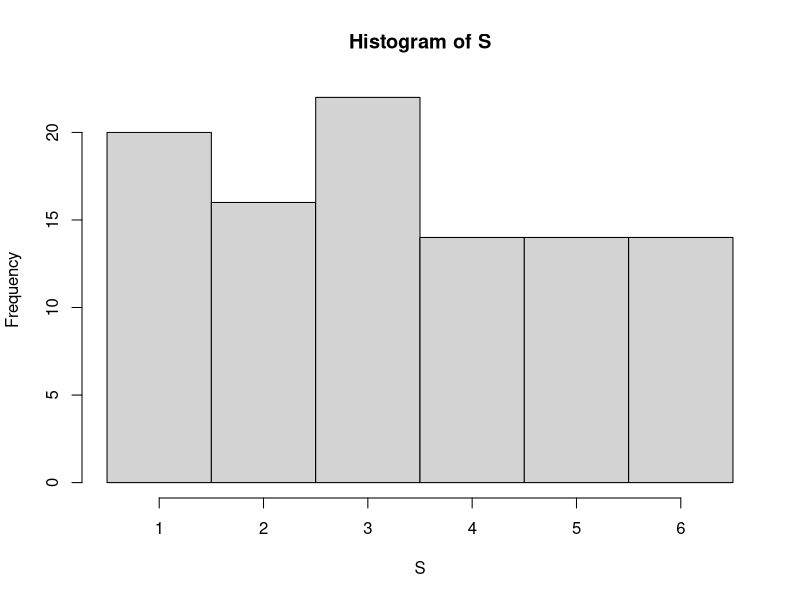
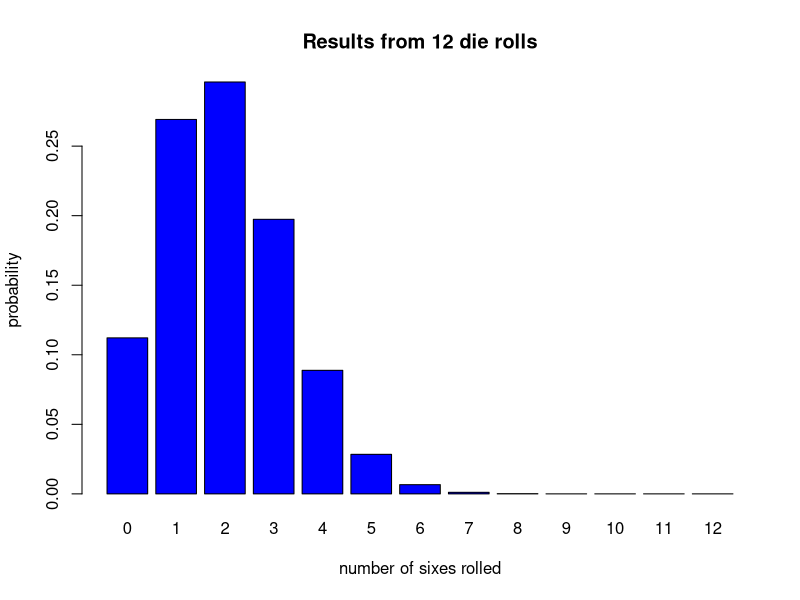
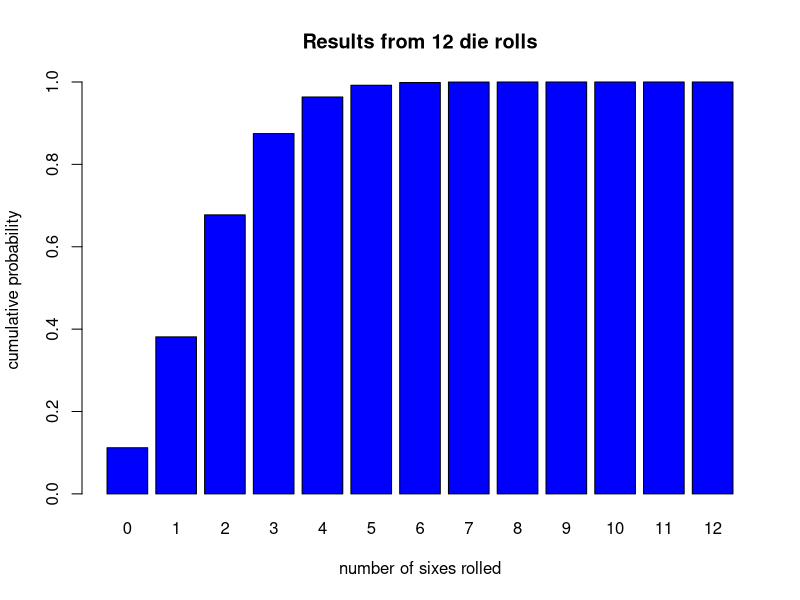
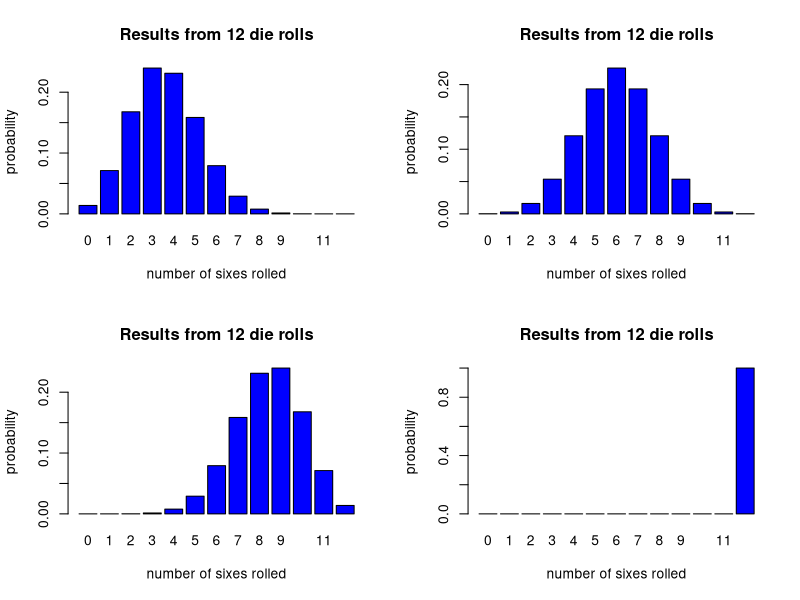
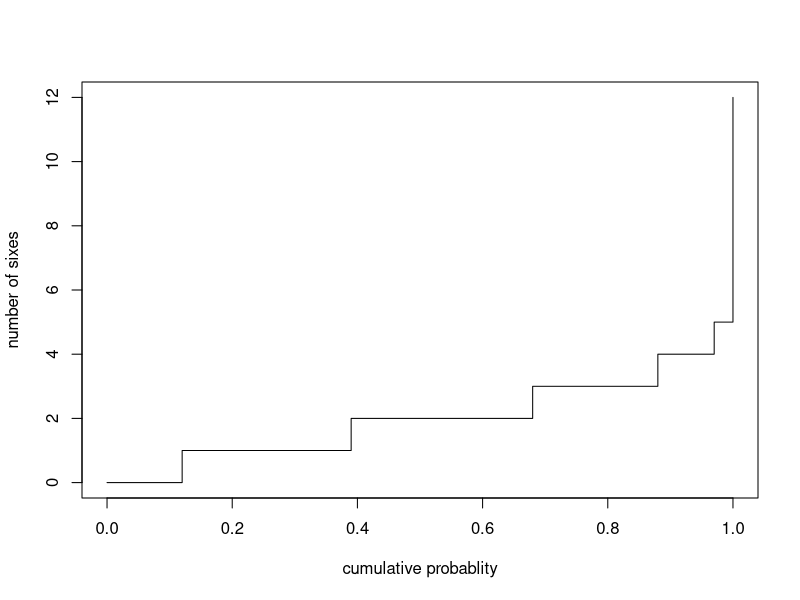
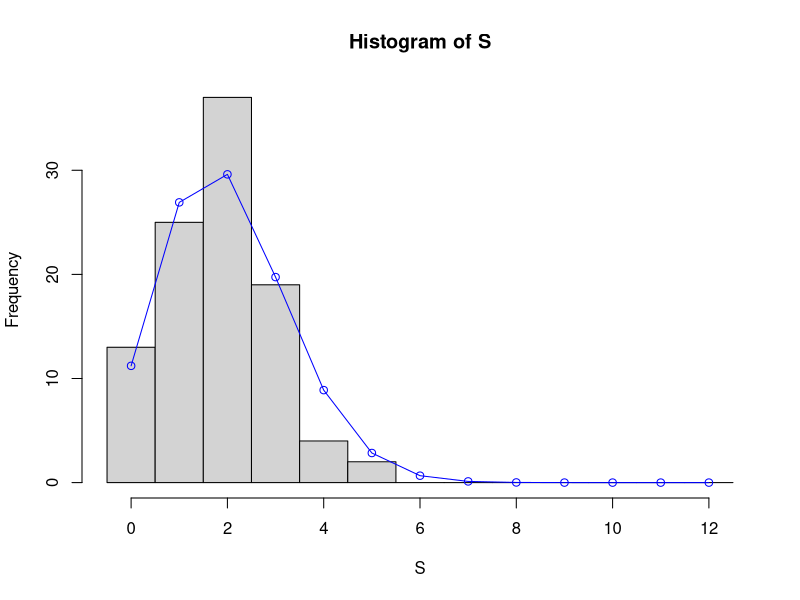
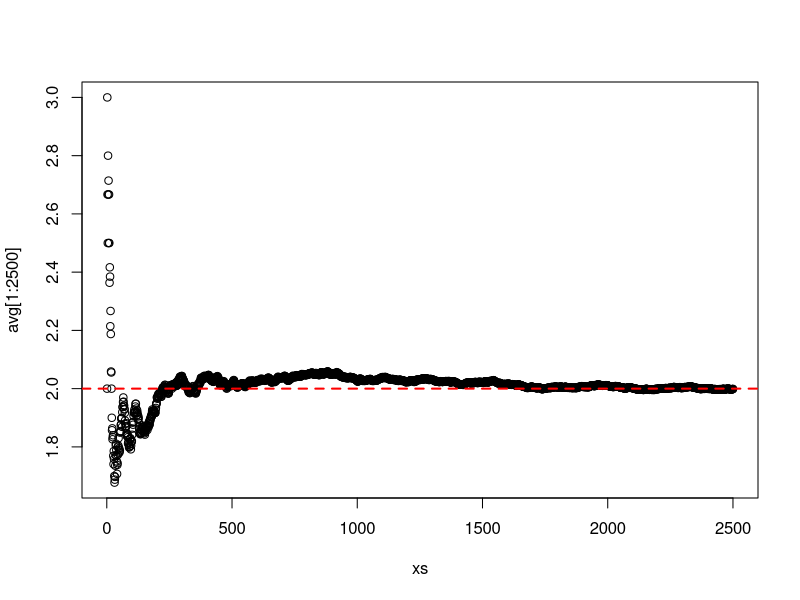
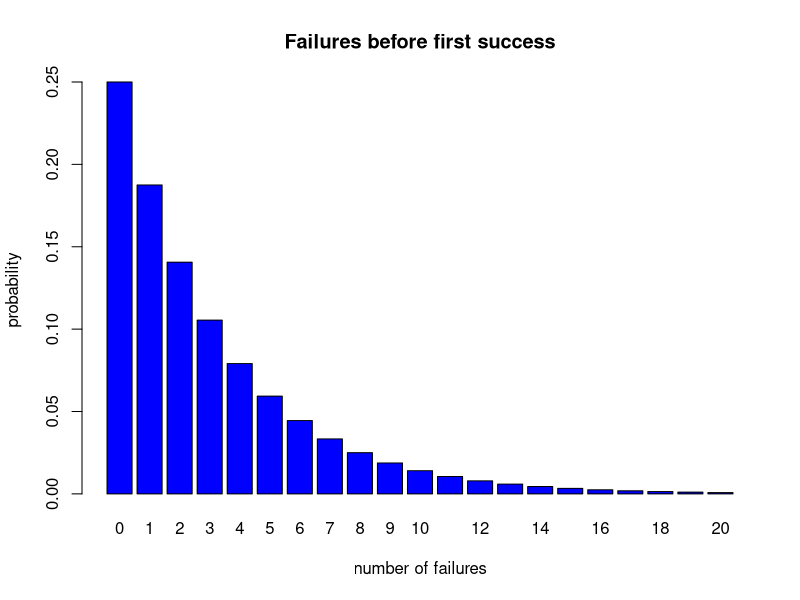

Write the R code that produced these figures, in order.
# Probability distributions

## The discrete uniform distribution

### Rolling a die
D <- seq(1,6, by=1) # = seq(1,6) = 1:6 = c(1,2,3,4,5,6)

### Computing theoretical probabilities
#### Probability <= 4
length(D[D<=4])/length(D)

#### Probability == 3
length(D[D==3])/length(D)

#### Probability > 2
length(D[D>2])/length(D)

#### Probability <2 or >5
length(D[D<2 | D>5])/length(D)

#### Probability =2 and = 3
length(D[D==2 & D==3])/length(D)

### Computing theoretical moments

### Simulating outcomes
set.seed(77)
S <- sample(D, size=100, replace=TRUE)
S
table(S)
hist(S, breaks=(0.5:6.5))


### Computing empirical probabilities
#### Probability <= 4
length(S[S<=4])/length(S)

#### Probability == 3
length(S[S==3])/length(S)

#### Probability > 2
length(S[S>2])/length(S)

#### Probability <2 or >5
length(S[S<2 | S>5])/length(S)

#### Probability =2 and = 3
length(S[S==2 & S==3])/length(S)

### Computing empirical moments
mean(S)

median(S)

var(S)

sd(S)

skew <- sum((S - mean(S))^3)/length(S)
skew

coef_skew <- skew/(sd(S)^3)
coef_skew

## The binomial distribution

### X = "the number of sixes obtained when a fair die is thrown twelve times"
n <- 12
p <- 1/6

### Computing theoretical probabilities

#### P(X=4)
x <- 4
dbinom(x, n, p)

#### P(X=4 or X = 6)
sum(dbinom(c(4,6), n, p))

#### P(X <= 4)
sum(dbinom(0:4, n, p))
pbinom(4,n,p)

#### P(X < 4) = P(X <= 3)
pbinom(3,n,p)

#### P(X > 2)
sum(dbinom(3:12, n, p))
1 - pbinom(2, n, p)
pbinom(2, n, p, lower.tail=FALSE)

#### P(X >= 9) = 1 - P(X < 9) = 1 - P(X <= 8)
1 - pbinom(8, n, p)
pbinom(8, n, p, lower.tail = FALSE)

### Visualizing the distribution
#### varying x, constant p
xs <- 0:12
barplot(dbinom(xs,n,p),
        names=xs,
        xlab="number of sixes rolled",
        ylab="probability",
        main="Results from 12 die rolls",
        col="blue")

barplot(pbinom(xs,n,p),
        names=xs,
        xlab="number of sixes rolled",
        ylab="cumulative probability",
        main="Results from 12 die rolls",
        col="blue")

#### Varying x, varying p
par(mfrow=c(2,2))  #top left, top right, bot left, bot right

p <- 0.3
barplot(dbinom(xs,n,p),
        names=xs,
        xlab="number of sixes rolled",
        ylab="probability",
        main="Results from 12 die rolls",
        col="blue")

p <- 0.5
barplot(dbinom(xs,n,p),
        names=xs,
        xlab="number of sixes rolled",
        ylab="probability",
        main="Results from 12 die rolls",
        col="blue")

p <- 0.7
barplot(dbinom(xs,n,p),
        names=xs,
        xlab="number of sixes rolled",
        ylab="probability",
        main="Results from 12 die rolls",
        col="blue")

p <- 1
barplot(dbinom(xs,n,p),
        names=xs,
        xlab="number of sixes rolled",
        ylab="probability",
        main="Results from 12 die rolls",
        col="blue")
par(mfrow=c(1,1))

### Computing theoretical moments
#### Computing the mean
n <- 12
p <- 1/6
xs <- 0:12
sum(xs * dbinom(xs, n, p))

### Computing quantiles
n <- 12
p <- 1/6

#### P(X <= 4)
pbinom(4, n, p)
#### Find x such that P(X <= x) = 0.96365
qbinom(0.9636499, n, p)

#### Find x such that P(X <= x) = 0.9
qbinom(0.899, n, p)
#### check
c(pbinom(3, n, p), pbinom(4, n, p))

#### Find x such that P(X > x) = 0.6
qbinom(1-0.599, n, p)
qbinom(0.599, n, p, lower.tail = FALSE)
#### check
c(pbinom(1, n, p), pbinom(2, n, p))

#### Computing the median i.e. find x : P(X <= x) = 0.5
qbinom(0.499, n, p)
c(pbinom(1, n, p), pbinom(2, n, p))

#### Find the interquartile range i.e. difference between upper and lower quartile)
qbinom(0.7499, n, p) - qbinom(0.2499, n, p)

### Quantile step graph
probs <- seq(0, 1, by=0.01)
probs
plot(probs,
     qbinom(probs, n, p),
     type="s",
     xlab="cumulative probablity",
     ylab="number of sixes")

### Simulating outcomes
n <- 12
p <- 1/6

set.seed(31)
trials <- 100 # sample size sampN?
S <- rbinom(trials, n, p)
S
table(S)
hist(S, breaks=(-0.5:12.5))
xs <- 0:12
lines(xs, trials * dbinom(xs, n, p), type="o", col="blue")

### Computing empirical probabilities
#### P(X = x)
table(S) / length(S)
#### check
round(dbinom(0:12, n, p), 2)

#### P(X <= 2)
c(length(S[S<=2]) / length(S), pbinom(2, n, p))

#### P(X > 4)
c(length(S[S>4]) / length(S), 1-pbinom(4, n, p))

### Computing empirical moments

#### The mean
c(mean(S), n * p)

#### The median
c(median(S), qbinom(0.499, n, p))

#### The interquartile range
c(quantile(S, 0.75)-quantile(S, 0.25), qbinom(0.7499, n, p)-qbinom(0.2499, n, p))

#### The variance
c(var(S), n * p * (1 - p))

#### The coefficient of skewness (+ve skewed as tail is in +ve direction)
skew <- sum((S - mean(S))^3) / length(S) # third central moment
c(skew / sd(S)^3, (1 - 2 * p) / sqrt( n * p * (1 - p)))

### Long-term trend of the mean
n <- 12
p <- 1/6

set.seed(31)
S <- rbinom(2500, n, p)
table(S)

avg <- rep(0, 2500)
for (k in 1:2500) {
  avg[k] <- mean(S[1:k])
}

xs <- 1:2500
plot(xs, avg[1:2500])
abline(h = 2, col="red", lty = 2, lwd = 2)

## The geometric distribution

# X = "the total number of phone calls made to obtain the first sale"
# X ~ Geo1(p) where p is the probability that a phone call leads to a sale.
p <- 0.25
x <- 3

# P(X = 3)
(1 - p)^(x - 1) * p

# Y = the number of phone calls before the first sale
# Y ~ Geo2(p)
# Y = X - 1
y <- x - 1

# P(X = 3) = P(X = 2 + 1) = P(X - 1 = 2) = P(Y = 2)
(1 - p)^y * p
dgeom(y, p)

### Visualization
ys <- 0:20
p <- 0.25

barplot(dgeom(ys, p),
        names=ys,
        xlab="number of failures",
        ylab="probability",
        main="Failures before first success",
        col="blue")

barplot(dgeom(ys+1, p),
        names=ys+1,
        xlab="number of trials i.e. phone calls",
        ylab="probability",
        main="Trials until first success",
        col="blue")

#### Varying x, varying p
par(mfrow=c(2,2))  #top left, top right, bot left, bot right

for (k in c(0.2, 0.4, 0.6, 0.8)) {
  barplot(dgeom(ys, p=k),
          names=ys,
          xlab="number of failures",
          ylab="probability",
          main=k,
          col="blue")
}

par(mfrow=c(1,1))

plot(ys, pgeom(ys, p=0.25), type="s")

### Computing theoretical probabilities
p <- 0.25

# P(1 <= X <= 3) = P(0 <= Y <= 2)
pgeom(2,p)

# P(Y > 4)
1 - pgeom(4,p)

### Computing theoretical moments
p <- 0.25

# E(Y)
ys <- 0:100
c(sum(ys * dgeom(ys,p)), (1 - p)/p)

### Computing quantiles
p <- 0.25

#Find y such that P(Y <= y) = 0.7
qgeom(0.699, p)
#check
c(pgeom(3,p), pgeom(4,p))

#Find the median
c(pgeom(1,p), pgeom(qgeom(0.499, p), p), pgeom(2,p))

### Simulations
p <- 0.25

set.seed(43)
S <- rgeom(500, p)
S
table(S)
hist(S, breaks = (-0.5:21.5))
ys <- 0:21
lines(ys, 500*dgeom(ys,p), type="o", col="blue")

### Computing empirical probabilities
p <- 0.25

#P(Y=y)
table(S)/length(S)
round(dgeom(0:21, p), 3)

#P(Y <= 2)
c(length(S[S<=2])/length(S), pgeom(2,p))

#P(Y > 4)
c(length(S[S>4])/length(S), 1-pgeom(4,p))

### Computing empirical moments
p <- 0.25

#The mean
c(mean(S), (1 - p)/p)

#The upper quartile
c(quantile(S, 0.75), qgeom(0.7499, p))

### The long-term trend of the mean
p <- 0.25

avg <- rep(0, 500)

xs <- 1:500

for (k in xs) {
  avg[k] <- mean(S[1:k])
}


plot(xs, avg)
abline(h=(1 - p)/p, col="red", lty=2, lwd=2)

## The negative binomial distribution
# X = "the total number of phone calls made to obtain the first sale"
# X ~ Geo1(p) where p is the probability that a phone call leads to 1 sale.
# X = "the total number of phone calls made to obtain the k sale"
# X ~ NBin1(k, p) 
# Geo1(p) = NBin1(1, p)
p <- 0.25
k <- 3

# Y = the number of failures made to obtain the k sales
# Y ~ NBin2(k, p)
# Y = X - k


#P(X = 5) = P(X = 2 + 3) = P(X - 3 = 2) = P(Y = 2)
x <- 5
y <- x - k
dnbinom(y, k, p)

### Visualization
ys <- 0:32
k <- 3
p <- 0.25

barplot(dnbinom(ys, k, p),
        names=ys,
        xlab="number of failures",
        ylab="probability",
        main="Failures before third success",
        col="blue")

#### Varying y, varying p
par(mfrow=c(2,2))  #top left, top right, bot left, bot right

for (j in c(0.2, 0.4, 0.6, 0.8)) {
  barplot(dnbinom(ys, k, p=j),
          names=ys,
          xlab="number of failures",
          ylab="probability",
          main=j,
          col="blue")
}

par(mfrow=c(1,1))

#Step graph
plot(ys, pnbinom(ys, k, p), type="s")

### Computing theoretical probabilities
k <- 3
p <- 0.25

# P(3 <= X <= 5) = P(0 <= Y <= 2)
pnbinom(2, k, p)

# P(Y > 5)
1 - pnbinom(5, k, p)

### Computing theoretical quantiles
#Find y: P(Y <= y) = 0.6 == least y : P(Y <= y) >= 0.6 (for nbinom is discrete)
qnbinom(0.599, k, p)
#check
c(pnbinom(8, k, p), pnbinom(qnbinom(0.599, k, p), k, p), pnbinom(9, k, p))

#Find x: P(X > x) = 0.1
#== x: P(X <=x) = 1 - 0.1
#== least x : P(X <= x) >= 1 - 0.1 (for nbinom is discrete)
qnbinom(1 - 0.1, k, p)
#check
c(pnbinom(16, k, p), pnbinom(qnbinom(1 - 0.1, k, p), k, p), pnbinom(17, k, p))

### Running simulations
k <- 3
p <- 0.25

set.seed(53)
S <- rnbinom(1000, k, p)
table(S)
hist(S, breaks = (-0.5:39.5))

ys <- 0:40
lines(ys, 1000*dnbinom(ys, k, p), type="o", col="blue")

### Computing empirical probabilities

#P(Y <= 2)
c(length(S[S<=2])/length(S), pnbinom(2, k,p))

#P(Y > 5)
c(length(S[S>5])/length(S), 1-pnbinom(5, k,p))

### Computing empirical quantiles
#x: P(X<=x) = 0.6
c(quantile(S, 0.6), qnbinom(0.599, k, p))

#x: P(X > x) = 0.1
c(quantile(S, 1-0.1), qnbinom(1-0.1, k, p))

### Computing empirical moments
c(mean(S), k * (1 - p)/p)

### (Sum j : 1 < j < k: Geo2(p)) = NBin(k, p)
set.seed(53)
SG <- rep(0, 1000)
for (j in 1:1000) {
  SG[j] <- sum(rgeom(k, p))
}
table(SG)
hist(SG, breaks = -0.5:56.5)

ys <- 0:60
lines(ys, 1000*dnbinom(ys, k, p), type="l", col="blue")

## The hypergeometric distribution

#A box contains k milk chocolates and N - k plain chocolates.
#n chocolates are eaten.
#Let X be the number of milk chocolates eaten.
# X ~ Hyp(x, k, N - k, n)


k <- 12
N <- 20
n <- 2

#P(X = 1)
x <- 1
dhyper(x, k, N - k, n)

### Visualizing the distribution
k <- 12
N <- 20
n <- 6

xs <- 0:6
barplot(dhyper(xs, k, N - k, n),
        names=xs,
        xlab="number of milk chocolates eaten",
        ylab="probability",
        main="Milk chocolates eaten",
        col="blue")

par(mfrow=c(2,2))  #top left, top right, bot left, bot right

for (j in c(4, 8, 12, 16)) {
  barplot(dhyper(xs, j, N - j, n),
          names=xs,
          xlab="number of milk chocolates",
          ylab="probability",
          main=j,
          col="blue")
}

par(mfrow=c(1,1))

#Step graph
plot(xs, phyper(xs, k, N - k, n), type="s")

### Computing theoretical probabilities
k <- 12
N <- 20
n <- 6

#P(X <= 2)
phyper(2, k, N - k, n)

#P(X > 4)
1 - phyper(4, k, N - k, n)

### Computing theoretical quantiles
# Find x : P(X <= x) = 0.8 == x : P(X <= x) >= 0.8
x <- qhyper(0.799, k, N - k, n)
x
#check
c(phyper(x - 1, k, N - k, n), 0.8, phyper(x, k, N - k, n))

### Running simulations
set.seed(63)
S <- rhyper(1000, k, N - k, n)
table(S)
hist(S, breaks=(0.5:6.5), ylim=c(0,350))
xs <- 0:6
lines(xs, 1000*dhyper(xs, k, N - k, n), type="o", col="blue")

### Computing empirical probabilities

#P(X = x)
table(S) / length(S)
round(dhyper(xs, k, N - k, n),  3)

#P(X <= 2)
c(length(S[S <= 2])/length(S), phyper(2, k, N - k, n))

#P(X > 4)
c(length(S[S > 4])/length(S), 1 - phyper(4, k, N - k, n))

### Computing empirical quantiles
# Find x : P(X <= x) = 0.8 == x : P(X <= x) >= 0.8
c(quantile(S, 0.8), qhyper(0.799, k, N - k, n))

### Computing empirical moments
c(mean(S), n * k/N)

### Hyp(k, N - k, n) ~ Bin(n, k/N) for large N
k <- 12
N <- 20

p <- k/N

xs <- 0:6
plot(xs, dbinom(xs, n, p),
     xlab="no. of successes",
     ylab="probability",
     type = "o",
     ylim=c(0,0.4))

lines(xs, dhyper(xs, k, N - k, n), type="o", col="red")

#### increase N 
N <- N * 50/20
k <- k * 50/20

p <- k/N

lines(xs, dhyper(xs, k, N - k, n), type="o", col="green")

#### increase N , must increase k to keep k/N constant
N <- N * 2
k <- k * 2

p <- k/N

lines(xs, dhyper(xs, k, N - k, n), type="o", col="blue")

### The poisson distribution

# The rate at which goals are scored in a football match is on average m.
#Let X be the number of goals scored in a match.
# X ~ Poi(m)

m <- 3

#P(X = 2)
x <- 2
dpois(x, m)

## Visualizing the distribution
xs <- 0:20
barplot(dpois(xs,m),
        names=xs,
        xlab="No. of goals",
        ylab="probability",
        main="Goals scored in a match",
        col="blue")

## Computing theoretical probabilities
#P(0 <= X <= 4)
ppois(4, m)

#P(X > 2)
1 -ppois(2,m)

## Computing theoretical quantiles
#Find x : P(X <= x) = 0.9
#= { discrete distribution }
#Find least x: 0.9 <= P(X <= x)
qpois(0.9, m)
#check
c(ppois(4,m), 0.9, ppois(5,m))


#Find x : P(X > x) = 0.4
#= { discrete distribution }
#Find least x: 0.4 <= P(X > x)
#=
#Find least x: 1-0.4 <= P(X <= x)
qpois(1-0.4,m)
qpois(0.9, m)

## Running simulations
set.seed(73)
S <- rpois(1000, m)
table(S)
hist(S, breaks=-0.5:10.5)
xs <- 0:10
lines(xs, 1000*dpois(xs,m), type="o", col="blue")

## Computing empirical probabilities
#P(X = x)
table(S)/length(S)
round(dpois(0:10, m), 3)

#P(X <= 4)
c(length(S[S<=4])/length(S), ppois(4,m))

#P(X > 2)
c(length(S[S>2])/length(S), 1-ppois(2,m))

### Computing empirical quantiles
c(quantile(S, 0.9), qpois(0.9,m))

### Computing empirical moments
c(mean(S), m)
c(var(S), m)

### Bin(n, p) = Poi(n * p) for large n and small p
xs <- 0:15
plot(xs, dpois(xs,m),
     xlab="no. of successes",
     ylab="probability",
     type="o",
     ylim=c(0,0.4))

#for (k in c(10,50,100)) {
  #Bin(k, m/k)
  k <- 10
  lines(xs, dbinom(xs, k, m/k),
        type="o",
        col="red")
  
  k <- 50
  lines(xs, dbinom(xs, k, m/k),
        type="o",
        col="green")
  
  k <- 100
  lines(xs, dbinom(xs, k, m/k),
        type="o",
        col="blue")
#}

##
### Visualizing the distribution
### Computing theoretical probabilities
### Computing theoretical quantiles
### Running simulations
### Computing empirical probabilities
### Computing empirical quantiles
### Computing empirical moments